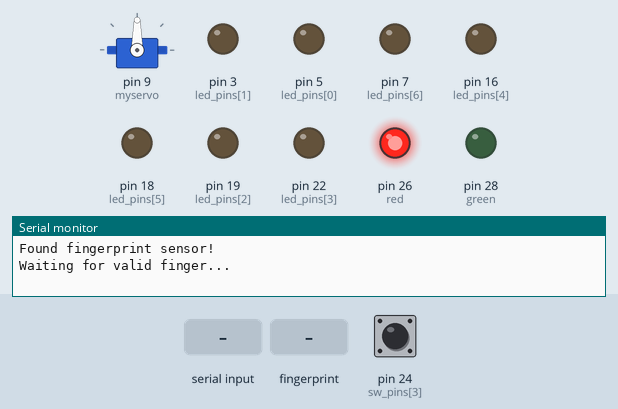
The sketch below on a simulated Arduino Mega 2560, built with avr-gcc and run on an emulated ATmega2560. Shown: servo, output pins drawn as LEDs (lit = HIGH), the last lines printed to the serial monitor. The inputs (shaded band) are chosen by the test bench; at power-on: pin 24 (sw_pins[3]) LOW.

Above: at 2.2 s.
2.3 s: "30,150\n" received over Serial
At 2.8 s:
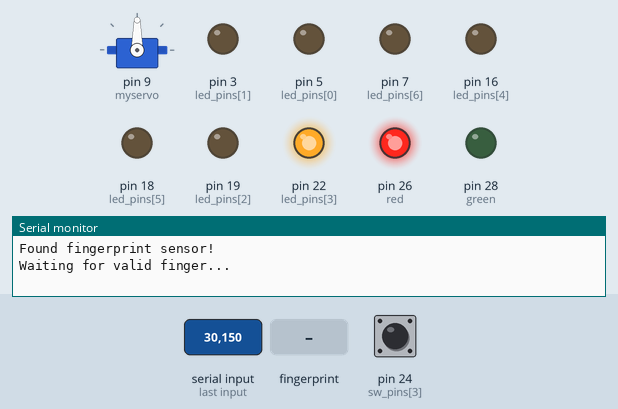
3.8 s: finger stored as number 1 placed on the sensor
At 5.9 s:
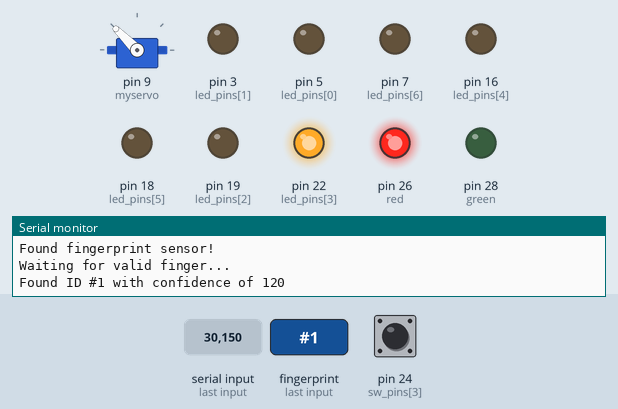
6.8 s: finger stored as number 1 placed on the sensor
At 7.7 s:
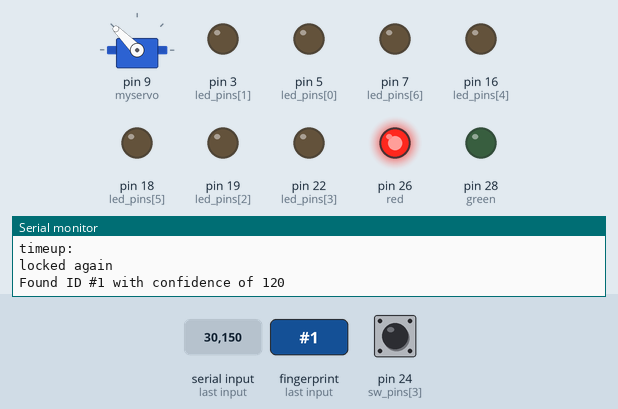
9.8 s: finger stored as number 1 placed on the sensor
At 14.3 s:
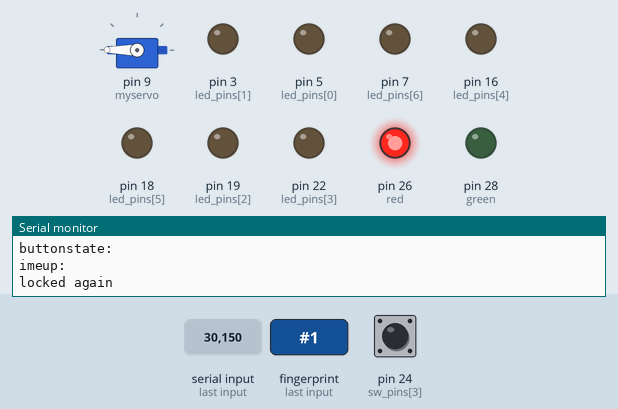
Timing chart, 0 to 15.6 s (numbered marks = the images above; inputs shaded):
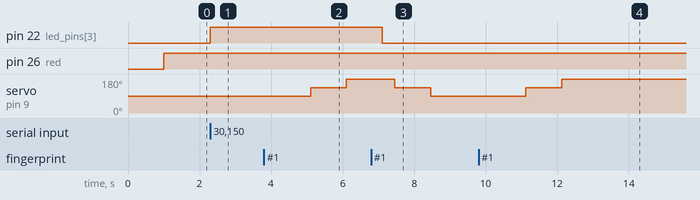

The sketch:

weekdays.ino
```cpp
// (licence header left out)
#include <Adafruit_Fingerprint.h>
#if ARDUINO >= 100
 #include <SoftwareSerial.h>
#else
 #include <NewSoftSerial.h>
#endif

int getFingerprintIDez();

// pin #10 is IN from sensor (GREEN wire)
// pin #11 is OUT from arduino  (WHITE wire)
#if ARDUINO >= 100
SoftwareSerial mySerial(10, 11);
#else
NewSoftSerial mySerial(10, 11);
#endif

Adafruit_Fingerprint finger = Adafruit_Fingerprint(&mySerial);

#include <Servo.h>

#define LOCKED 3
#define UNLOCKED 2
#define LOCKED_AGAIN 1

int lockstate=LOCKED;

Servo myservo;
int pos = 0;

//storing the pins for the pins
int led_pins[7]={5,3,19,22,16,18,7};
//storing the states of the leds
int led_state[7]={0,0,0,0,0,0,0};
//storing the pins for the switches
int sw_pins[7]={6,4,2,24,15,17,8};
//storing the states of the switches
int sw_state[7]={0,0,0,0,0,0,0};

int buttonState;
int red=26;
int green=28;
void setup()
{
  //SERVO
  myservo.attach(9);
  Serial.begin(9600);
  //LEDS
  pinMode(7, OUTPUT);
  pinMode(5,OUTPUT);
  pinMode(3,OUTPUT);
  pinMode(19,OUTPUT);
  pinMode(22,OUTPUT);
  pinMode(16,OUTPUT);
  pinMode(18,OUTPUT);
  //SWTCHES
  pinMode(8, INPUT);
  pinMode(6, INPUT);
  pinMode(4, INPUT);
  pinMode(2, INPUT);
  pinMode(24, INPUT);
  pinMode(15, INPUT);
  pinMode(17, INPUT);
  //GREEN AND RED LIGHTS
  pinMode(red,OUTPUT);
  pinMode(green,OUTPUT);
  finger.begin(57600);

  if (finger.verifyPassword()) {
    Serial.println("Found fingerprint sensor!");
  } else {
    Serial.println("Did not find fingerprint sensor :(");
    while (1);
  }
  Serial.println("Waiting for valid finger...");

}
int day=-1;
int timeup=-1;
void loop()
{
  //ASK FOR THE FINGERPRINT FIRST
  if(lockstate == LOCKED)
  {
      digitalWrite(red,HIGH);
      digitalWrite(green, LOW);

      //turn on respective light
      while(1)
      {
        if(Serial.available() )
        {
          day=Serial.read() - '0';
          flash(day);
          break;
          //Serial.println(day);
        }
      }

      while(1)
      {
        if(getFingerprintIDez() != -1)
        {
            myservo.write(90);
            delay(1000);
            myservo.write(135);
            delay(1000);
            myservo.write(180);
            delay(1000);
            setLockState(UNLOCKED);
            break;
        }
      }
  }
  //UNLOCK IT WITH THE SERVO
  else if(lockstate==UNLOCKED)
  {
      //wait for the respective button press
      //Serial.println(day);
      if(day != -1)
      {
         sw_press(day);
         setLockState(LOCKED_AGAIN);
      }

  }
  else if(lockstate==LOCKED_AGAIN)
  {
    if(getFingerprintIDez() != -1)
      {
          myservo.write(135);
          delay(1000);
          myservo.write(90);
          delay(1000);
          day=-1;
          timeup=-1;
          setLockState(LOCKED);

      }
  }

}

//returns the state of the pin
boolean state(int pin)
{
  return digitalRead(pin);
}

void flash(int n)
{
  digitalWrite(led_pins[n],HIGH);
  //Serial.println("led on");
}

void sw_press(int x)
{
  while(1){
    if(digitalRead(sw_pins[x]) == HIGH)
    {
      buttonState=HIGH;
      break;
    }
    else if(Serial.available() )
    {
       timeup=Serial.read() - '0';
       break;
     }
  }
  Serial.println("buttonstate: " + buttonState);
  Serial.println("timeup: " + timeup);
    if(buttonState == HIGH)
    {
      digitalWrite(led_pins[x],LOW);
      for(int i=0;i<10;i++)
      {
        Serial.println("HIGH");
      }
    }
    else if(timeup!=-1)
    {
      digitalWrite(led_pins[x],LOW);
    }

}

int getFingerprintIDez() {
  uint8_t p = finger.getImage();
  if (p != FINGERPRINT_OK)  return -1;

  p = finger.image2Tz();
  if (p != FINGERPRINT_OK)  return -1;

  p = finger.fingerFastSearch();
  if (p != FINGERPRINT_OK)  return -1;

  // found a match!
  Serial.print("Found ID #"); Serial.print(finger.fingerID);
  Serial.print(" with confidence of "); Serial.println(finger.confidence);

  return finger.fingerID;
}

void setLockState(int state)
{
   lockstate = state;
   if (state == LOCKED)
   {
      Serial.println("Locked!");
      digitalWrite(red, HIGH);
      digitalWrite(green, LOW);
   }
   else if (state == UNLOCKED)
   {
      Serial.println("Unlocked!");
      digitalWrite(red, LOW);
      digitalWrite(green, HIGH);
   }
   else if(state==LOCKED_AGAIN)
   {
     Serial.println("locked again");
     digitalWrite(red,HIGH);
     digitalWrite(green, LOW);
   }
}
```

Measured:
- after the input at 2.3 s, pin 22 (led_pins[3]): LOW → HIGH at once
- after the input at 3.8 s, servo on pin 9 (myservo): 90° → 135° after 1.3 s, → 180° 1.0 s later
- after the input at 6.8 s, servo on pin 9 (myservo): 180° → 135° after 0.66 s, → 90° 1.0 s later
- after the input at 9.8 s, servo on pin 9 (myservo): 90° → 135° after 1.3 s, → 180° 1.0 s later
